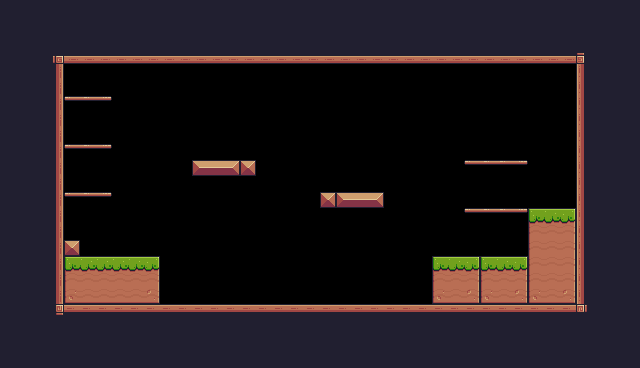

Rendered tile map (Tiled .tmx) drawn with the repository's tilesets; below, a short description and the full map source, tile grids included:
An orthogonal 40x23 tile map with 16x16 px tiles, 1 tile layer (Background) and 30 objects (11x Fruit, 5x Platform, Player, Saw, Checkpoint, ...).

<map version="1.10" tiledversion="1.10.2" orientation="orthogonal" renderorder="right-down" width="40" height="23" tilewidth="16" tileheight="16" infinite="0" nextlayerid="4" nextobjectid="43">
 <tileset firstgid="1" source="Pixel Adventure.tsx" />
 <layer id="1" name="Background" width="40" height="23">
  <properties>
   <property name="BackgroundColor" value="Gray" />
  </properties>
  <data encoding="csv">
24,24,24,24,24,24,24,24,24,24,24,24,24,24,24,24,24,24,24,24,24,24,24,24,24,24,24,24,24,24,24,24,24,24,24,24,24,24,24,24,
24,24,24,24,24,24,24,24,24,24,24,24,24,24,24,24,24,24,24,24,24,24,24,24,24,24,24,24,24,24,24,24,24,24,24,24,24,24,24,24,
24,24,24,24,112,112,112,112,112,112,112,112,112,112,112,112,112,112,112,112,112,112,112,112,112,112,112,112,112,112,112,112,112,112,112,112,112,24,24,24,
24,24,24,92,134,134,134,134,134,134,134,134,134,134,134,134,134,134,134,134,134,134,134,134,134,134,134,134,134,134,134,134,134,134,134,134,93,24,24,24,
24,24,24,113,0,0,0,0,0,0,0,0,0,0,0,0,0,0,0,0,0,0,0,0,0,0,0,0,0,0,0,0,0,0,0,0,111,24,24,24,
24,24,24,113,0,0,0,0,0,0,0,0,0,0,0,0,0,0,0,0,0,0,0,0,0,0,0,0,0,0,0,0,0,0,0,0,111,24,24,24,
24,24,24,113,40,41,42,0,0,0,0,0,0,0,0,0,0,0,0,0,0,0,0,0,0,0,0,0,0,0,0,0,0,0,0,0,111,24,24,24,
24,24,24,113,0,0,0,0,0,0,0,0,0,0,0,0,0,0,0,0,0,0,0,0,0,0,0,0,0,0,0,0,0,0,0,0,111,24,24,24,
24,24,24,113,0,0,0,0,0,0,0,0,0,0,0,0,0,0,0,0,0,0,0,0,0,0,0,0,0,0,0,0,0,0,0,0,111,24,24,24,
24,24,24,113,40,41,42,0,0,0,0,0,0,0,0,0,0,0,0,0,0,0,0,0,0,0,0,0,0,0,0,0,0,0,0,0,111,24,24,24,
24,24,24,113,0,0,0,0,0,0,0,0,13,14,15,35,0,0,0,0,0,0,0,0,0,0,0,0,0,40,41,41,42,0,0,0,111,24,24,24,
24,24,24,113,0,0,0,0,0,0,0,0,0,0,0,0,0,0,0,0,0,0,0,0,0,0,0,0,0,0,0,0,0,0,0,0,111,24,24,24,
24,24,24,113,40,41,42,0,0,0,0,0,0,0,0,0,0,0,0,0,35,13,14,15,0,0,0,0,0,0,0,0,0,0,0,0,111,24,24,24,
24,24,24,113,0,0,0,0,0,0,0,0,0,0,0,0,0,0,0,0,0,0,0,0,0,0,0,0,0,40,41,41,42,7,8,9,111,24,24,24,
24,24,24,113,0,0,0,0,0,0,0,0,0,0,0,0,0,0,0,0,0,0,0,0,0,0,0,0,0,0,0,0,0,29,30,31,111,24,24,24,
24,24,24,113,35,0,0,0,0,0,0,0,0,0,0,0,0,0,0,0,0,0,0,0,0,0,0,0,0,0,0,0,0,29,30,31,111,24,24,24,
24,24,24,113,7,8,8,8,8,9,0,0,0,0,0,0,0,0,0,0,0,0,0,0,0,0,0,7,8,9,7,8,9,29,30,31,111,24,24,24,
24,24,24,113,29,30,30,30,30,31,0,0,0,0,0,0,0,0,0,0,0,0,0,0,0,0,0,29,30,31,29,30,31,29,30,31,111,24,24,24,
24,24,24,113,51,52,52,52,52,53,0,0,0,0,0,0,0,0,0,0,0,0,0,0,0,0,0,51,52,53,51,52,53,51,52,53,111,24,24,24,
24,24,24,114,90,90,90,90,90,90,90,90,90,90,90,90,90,90,90,90,90,90,90,90,90,90,90,90,90,90,90,90,90,90,90,90,115,24,24,24,
24,24,24,24,24,24,24,24,24,24,24,24,24,24,24,24,24,24,24,24,24,24,24,24,24,24,24,24,24,24,24,24,24,24,24,24,24,24,24,24,
24,24,24,24,24,24,24,24,24,24,24,24,24,24,24,24,24,24,24,24,24,24,24,24,24,24,24,24,24,24,24,24,24,24,24,24,24,24,24,24,
24,24,24,24,24,24,24,24,24,24,24,24,24,24,24,24,24,24,24,24,24,24,24,24,24,24,24,24,24,24,24,24,24,24,24,24,24,24,24,24
</data>
 </layer>
 <objectgroup id="2" name="Spawnpoints">
  <object id="5" name="Player" type="Player" x="128" y="224" width="32" height="32" />
  <object id="25" name="Bananas" type="Fruit" x="80" y="112" width="32" height="32" />
  <object id="26" name="Orange" type="Fruit" x="80" y="160" width="32" height="32" />
  <object id="27" name="Apple" type="Fruit" x="80" y="224" width="32" height="32" />
  <object id="28" name="Cherries" type="Fruit" x="192" y="128" width="32" height="32" />
  <object id="29" name="Cherries" type="Fruit" x="208" y="96" width="32" height="32" />
  <object id="30" name="Cherries" type="Fruit" x="224" y="128" width="32" height="32" />
  <object id="31" name="Cherries" type="Fruit" x="320" y="160" width="32" height="32" />
  <object id="32" name="Cherries" type="Fruit" x="336" y="128" width="32" height="32" />
  <object id="33" name="Cherries" type="Fruit" x="352" y="160" width="32" height="32" />
  <object id="34" name="Kiwi" type="Fruit" x="480" y="128" width="32" height="32" />
  <object id="35" name="Kiwi" type="Fruit" x="480" y="176" width="32" height="32" />
  <object id="39" type="Saw" x="288" y="128" width="32" height="32">
   <properties>
    <property name="isVertical" type="bool" value="true" />
    <property name="offNeg" type="float" value="4" />
    <property name="offPos" type="float" value="3" />
   </properties>
  </object>
  <object id="41" name="Checkpoint" type="Checkpoint" x="512" y="144" width="64" height="64" />
  <object id="42" name="Chicken" type="Chicken" x="336" y="272" width="32" height="32">
   <properties>
    <property name="offNeg" type="float" value="12" />
    <property name="offPos" type="float" value="5" />
   </properties>
  </object>
 </objectgroup>
 <objectgroup id="3" name="Collisions">
  <object id="10" x="48" y="48" width="16" height="272" />
  <object id="11" x="64" y="48" width="528" height="16" />
  <object id="12" x="576" y="64" width="16" height="256" />
  <object id="13" x="64" y="304" width="512" height="16" />
  <object id="14" x="64" y="240" width="16" height="16" />
  <object id="15" x="64" y="256" width="96" height="48" />
  <object id="16" x="432" y="256" width="96" height="48" />
  <object id="17" x="320" y="192" width="64" height="16" />
  <object id="18" x="192" y="160" width="64" height="16" />
  <object id="19" type="Platform" x="464" y="208" width="64" height="16" />
  <object id="21" type="Platform" x="464" y="160" width="64" height="16" />
  <object id="22" type="Platform" x="64" y="192" width="48" height="16" />
  <object id="23" type="Platform" x="64" y="144" width="48" height="16" />
  <object id="24" type="Platform" x="64" y="96" width="48" height="16" />
  <object id="40" x="528" y="208" width="48" height="96" />
 </objectgroup>
</map>
